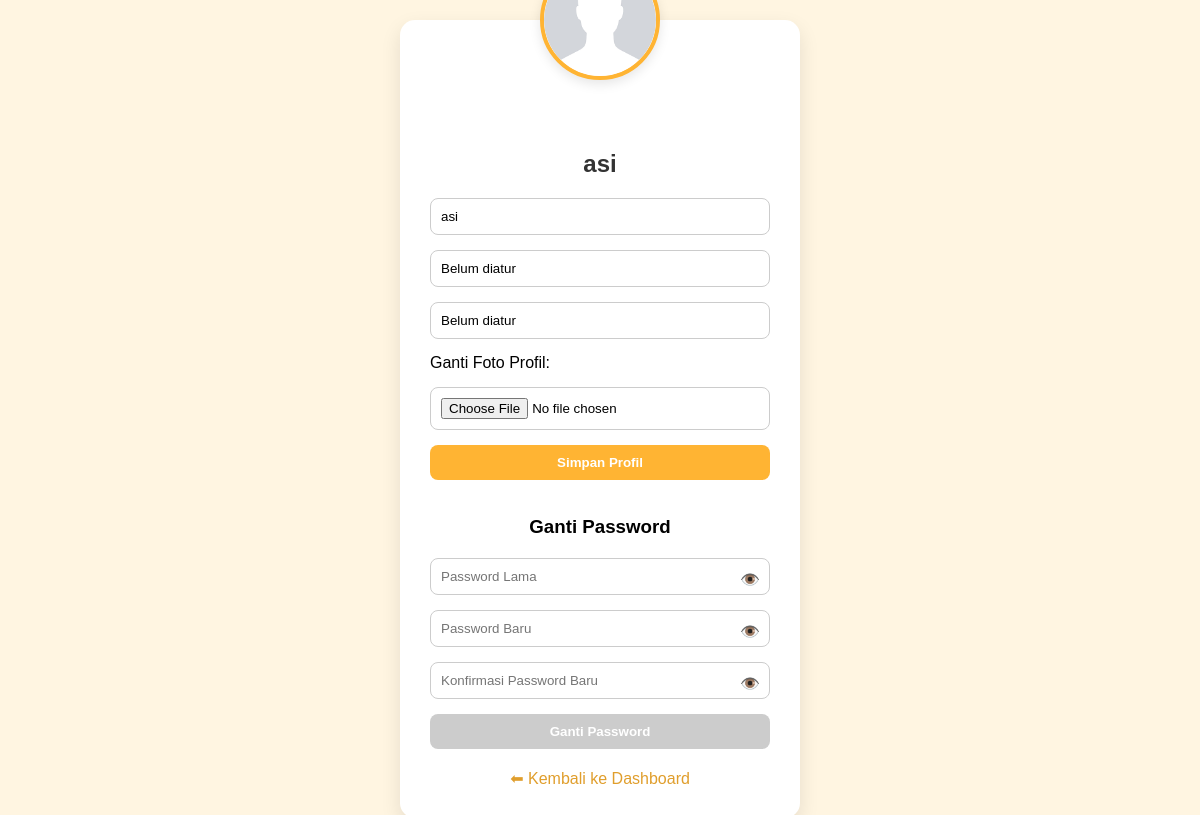
Screenshot of /profil.php (signed in) with the database file from the repository.
### tables this page shows
CREATE TABLE `users` (
  `id` int(11) NOT NULL,
  `username` varchar(50) NOT NULL,
  `password` varchar(255) NOT NULL,
  `full_name` varchar(100) NOT NULL,
  `role` enum('admin','teacher','student') NOT NULL,
  `profile_picture` varchar(255) DEFAULT 'fotos/profile/default.png'
);

CREATE TABLE `teachers` (
  `teacher_id` int(11) NOT NULL,
  `name` varchar(100) NOT NULL,
  `email` varchar(100) DEFAULT NULL,
  `phone` varchar(15) DEFAULT NULL,
  `user_id` int(11) DEFAULT NULL
);

### profil.php (the view, shortened to what this page needs)
<?php
include 'koneksi.php';
$user_id = $_SESSION['user_id'];
$role = $_SESSION['role'];
$query = "SELECT * FROM users WHERE id = ?";
$stmt = $conn->prepare($query);
$stmt->bind_param("i", $user_id);
$stmt->execute();
$result = $stmt->get_result();
$user = $result->fetch_assoc();
$profile_picture = !empty($user['profile_picture']) && file_exists($user['profile_picture']) ? $user['profile_picture'] : 'fotos/profile/default.png';
$email = "Belum diisi";
$phone = "Belum diisi";
if ($role == 'teacher') {
    $query_teacher = "SELECT email, phone FROM teachers WHERE user_id = ?";
    $stmt = $conn->prepare($query_teacher);
    $stmt->bind_param("i", $user_id);
    $stmt->execute();
    $teacher = $stmt->get_result()->fetch_assoc();
    if ($teacher) {
        $email = $teacher['email'] ?? 'Belum diisi';
        $phone = $teacher['phone'] ?? 'Belum diisi';
    }
}
?>
<!DOCTYPE html>
<html lang="id">
<head>
    <link rel="stylesheet" href="css/style-profile.css">
</head>
<body>
<div class="profile-container">
    <div class="profile-picture-container">
        <img id="preview" src="<?php echo htmlspecialchars($profile_picture); ?>" alt="Foto Profil">
    </div>
    <h2><?php echo htmlspecialchars($user['full_name']); ?></h2>
    <form method="POST" enctype="multipart/form-data" id="updateProfileForm">
        <input type="text" name="full_name" value="<?php echo htmlspecialchars($user['full_name']); ?>" placeholder="Nama Lengkap" required>
        <?php if ($role == 'student' || $role == 'teacher'): ?>
            <input type="email" name="email" value="<?php echo htmlspecialchars($email); ?>" placeholder="Email">
            <input type="text" name="phone" value="<?php echo htmlspecialchars($phone); ?>" placeholder="No HP">
        <?php endif; ?>
        <label style="text-align: left;">Ganti Foto Profil:</label>
        <input type="file" name="profile_image" id="profile_image" accept="image/*">
        <button type="submit">Simpan Profil</button>
    </form>
    <br><br>
    <h3>Ganti Password</h3>
<form method="POST" id="changePasswordForm">
    <div class="password-field">
        <input type="password" name="current_password" id="current_password" placeholder="Password Lama" required>
        <span class="toggle-password" onclick="togglePassword('current_password')">👁️</span>
    </div>
    <div class="password-field">
        <input type="password" name="new_password" id="new_password" placeholder="Password Baru" required>
        <span class="toggle-password" onclick="togglePassword('new_password')">👁️</span>
    </div>
    <div class="password-field">
        <input type="password" name="confirm_password" id="confirm_password" placeholder="Konfirmasi Password Baru" required>
        <span class="toggle-password" onclick="togglePassword('confirm_password')">👁️</span>
    </div>
    <button type="submit" id="submitPasswordBtn" disabled>Ganti Password</button>
</form>
    <a href="<?php echo ($role === 'student') ? 'dashboard_siswa.php' : (($role === 'teacher') ? 'dashboard_guru.php' : 'dashboard_admin.php'); ?>" class="back-link">
        ⬅ Kembali ke Dashboard
    </a>
</div>
</body>
</html>

### css/style-profile.css (style rules this page uses)
:root { --primary-color: #FFB433; --hover-color: #E09E2C; --background-color: #fff5e1; --text-color: #333; --white: #ffffff; --shadow: rgba(0, 0, 0, 0.1); }
* { margin: 0; padding: 0; box-sizing: border-box; font-family: 'Poppins', sans-serif; }
body { min-height: 100vh; background: var(--background-color); display: flex; justify-content: center; align-items: center; padding: 20px; }
.profile-container { background: var(--white); width: 400px; padding: 60px 30px 30px; border-radius: 15px; box-shadow: 0 8px 20px var(--shadow); position: relative; text-align: center; }
.profile-picture-container { width: 120px; height: 120px; overflow: hidden; border-radius: 50%; background: var(--white); border: 4px solid var(--primary-color); position: absolute; top: -60px; left: 50%; transform: translateX(-50%); box-shadow: 0 4px 12px var(--shadow); }
.profile-picture-container img { width: 100%; height: 100%; object-fit: cover; border-radius: 50%; }
h2 { margin-top: 70px; color: var(--text-color); font-weight: 600; }
form { margin-top: 20px; display: flex; flex-direction: column; gap: 15px; }
input[type="text"], input[type="email"], input[type="password"], input[type="file"] { padding: 10px; border: 1px solid #ccc; border-radius: 8px; }
.password-field { position: relative; }
.password-field input { width: 100%; }
.toggle-password { position: absolute; right: 10px; top: 12px; cursor: pointer; font-size: 16px; }
button { padding: 10px; background: var(--primary-color); border: none; color: var(--white); border-radius: 8px; font-weight: bold; cursor: pointer; transition: background 0.3s ease; }
button:disabled { background: #ccc; cursor: not-allowed; }
.back-link { margin-top: 20px; display: block; color: var(--hover-color); text-decoration: none; }

### rows the page displays
users: profile_picture (placeholder picture), full_name "asi"
teachers: email "Belum diatur", phone "Belum diatur"
